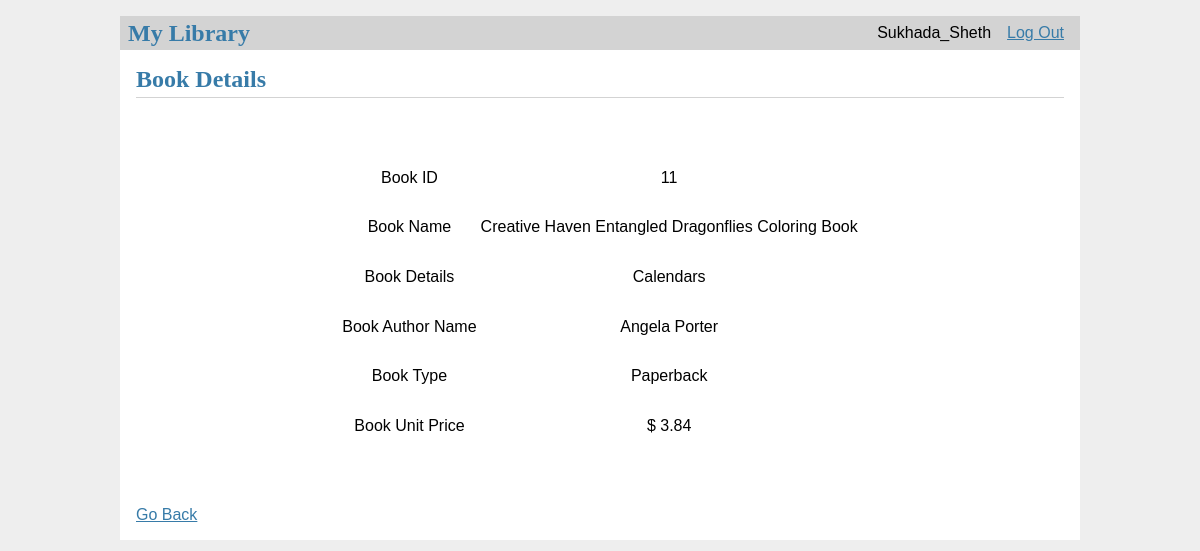
Screenshot of /aboutbook/11 (signed in) with the database file from the repository.
### tables this page shows
CREATE TABLE user (
  id INTEGER PRIMARY KEY AUTOINCREMENT,
  username TEXT UNIQUE NOT NULL,
  password TEXT NOT NULL
, role text not null default "user");

CREATE TABLE Book(
	book_id int not null primary key,
    book_name varchar(255),
    isbn_10 varchar(255),
    isbn_13 varchar(255),
    book_genre_id int,
    book_publisher_id int
, qty int not null default 10);

CREATE TABLE Book_Genre(
	book_genre_id int not null primary key,
    genre_name varchar(255)
);

CREATE TABLE Author(
	author_id int not null primary key,
    author_firstname varchar(255),
    author_middlename VARCHAR(255),
    author_lastname varchar(255)
);

CREATE TABLE Type(
	type_id int not null primary key,
    type_name varchar(255)
);

CREATE TABLE Book_Type(
	book_id int not null,
    book_type_id int not null,
    unit_price varchar(255)
);

### flasklibrary/library.py (the view)
@bp.route('/aboutbook/<int:book_id>',methods=('GET', 'POST'))
def aboutbook(book_id):
     if book_id:
         db = get_db()
         book_details = db.execute(
                        'SELECT    book.book_id, book_name, genre_name, author_firstname , '
                        'author_middlename , author_lastname , unit_price , type_name '
                        'FROM Book '
                        ' LEFT JOIN Book_Genre on Book.book_genre_id = Book_Genre.book_genre_id '
                        ' LEFT JOIN book_author on book.book_id = book_author.book_id '
                        ' LEFT JOIN author on book_author.author_id = author.author_id '
                        ' LEFT JOIN book_type on book_type.book_id = book.book_id '
                        ' LEFT JOIN type on book_type.book_type_id = type.type_id '
                        ' where book.book_id = ? ',(book_id,)
          ).fetchone()
     return render_template('library/aboutbook.html' , book_details=book_details)

### flasklibrary/auth.py (called while the page is built)
@bp.before_app_request
def load_logged_in_user():
    user_id = session.get('user_id')
    if user_id is None:
        g.user = None
    else:
        g.user = get_db().execute(
            'SELECT * FROM user WHERE id = ?', (user_id,)
        ).fetchone()

### flasklibrary/db.py (called while the page is built)
def get_db():
    if 'db' not in g:
        g.db = sqlite3.connect(
            current_app.config['DATABASE'],
            detect_types=sqlite3.PARSE_DECLTYPES
        )
        g.db.row_factory = sqlite3.Row
    return g.db

### flasklibrary/templates/library/aboutbook.html
{% extends 'base.html' %}
{% block header %}
    <h1>{% block title %}Book Details{% endblock %}</h1>
{% endblock %}
{% block content %}
<BR><BR><BR>
<table style=width:400x;height:300px; align=center>
<TR>
    <TD>Book ID</TD>
    <TD>{{ book_details['book_id'] }}</TD>
</TR>
<TR>
    <TD>Book Name</TD>
    <TD>{{ book_details['book_name'] }}</TD>
</TR>
<TR>
        <TD>Book Details</TD>
        <TD>{{ book_details['genre_name'] }}</TD>
</TR>
<TR>
        <TD>Book Author Name</TD>
        <TD>{{ book_details['author_firstname'] }}  {{ book_details['author_middlename'] }}  {{ book_details['author_lastname'] }}</TD>
</TR>
<TR>
        <TD>Book Type</TD>
        <TD>{{ book_details['type_name'] }}</TD>
</TR>
<TR>
        <TD>Book Unit Price</TD>
        <TD>$ {{ book_details['unit_price'] }}</TD>
</TR>
</table>
<BR><BR><BR>
<a href="{{ url_for('library.index') }}">Go Back</a>
{% endblock %}

### flasklibrary/templates/base.html (shortened to what this page needs)
<!doctype html>
<link rel="stylesheet" href="{{ url_for('static', filename='style.css') }}">
<nav>
  <h1>My Library</h1>
  <ul>
    {% if g.user %}
      <li><span>{{ g.user['username'] }}</span>
      <li><a href="{{ url_for('auth.logout') }}">Log Out</a>
    {% else %}
      <li><a href="{{ url_for('auth.register') }}">Register</a>
      <li><a href="{{ url_for('auth.login') }}">Log In</a>
    {% endif %}
  </ul>
</nav>
<section class="content">
  <header>
    {% block header %}{% endblock %}
  </header>
  {% block content %}{% endblock %}
</section>

### flasklibrary/static/style.css (style rules this page uses)
h1, h2, h3, h4, h5, h6 { font-family: serif; color: #377ba8; margin: 1rem 0; }
a { color: #377ba8; }
nav { background: lightgray; display: flex; align-items: center; padding: 0 0.5rem; }
nav h1 { flex: auto; margin: 0; }
nav ul { display: flex; list-style: none; margin: 0; padding: 0; }
nav ul li a, nav ul li span, header .action { display: block; padding: 0.5rem; }
.content { padding: 0 1rem 1rem; }
.content > header { border-bottom: 1px solid lightgray; display: flex; align-items: flex-end; }
.content > header h1 { flex: auto; margin: 1rem 0 0.25rem 0; }
.content:last-child { margin-bottom: 0; }
td,tr,th { text-align: center; }

### rows the page displays
user: user.username "Sukhada_Sheth"
Book: book_id "11", book_name "Creative Haven Entangled Dragonflies Coloring Book"
Book_Genre: genre_name "Calendars"
Author: author_firstname "Angela", author_lastname "Porter"
Type: type_name "Paperback"
Book_Type: unit_price "3.84"
